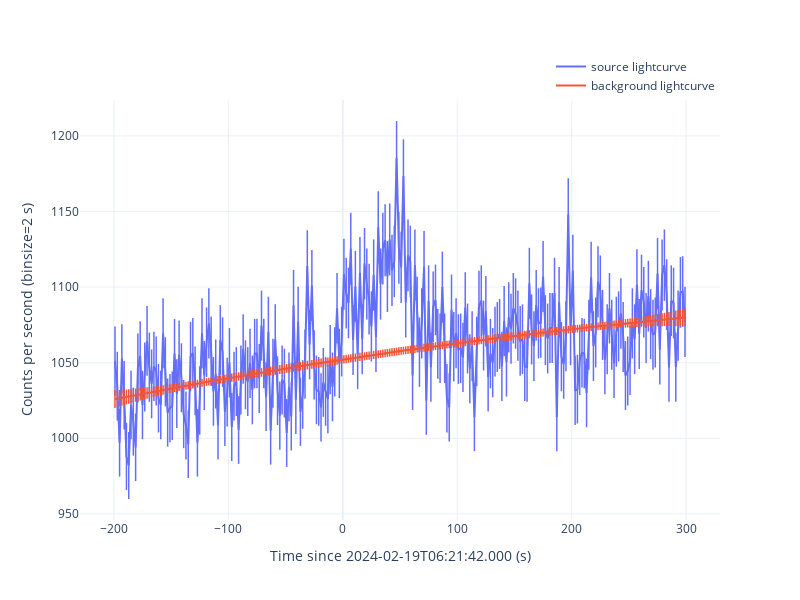
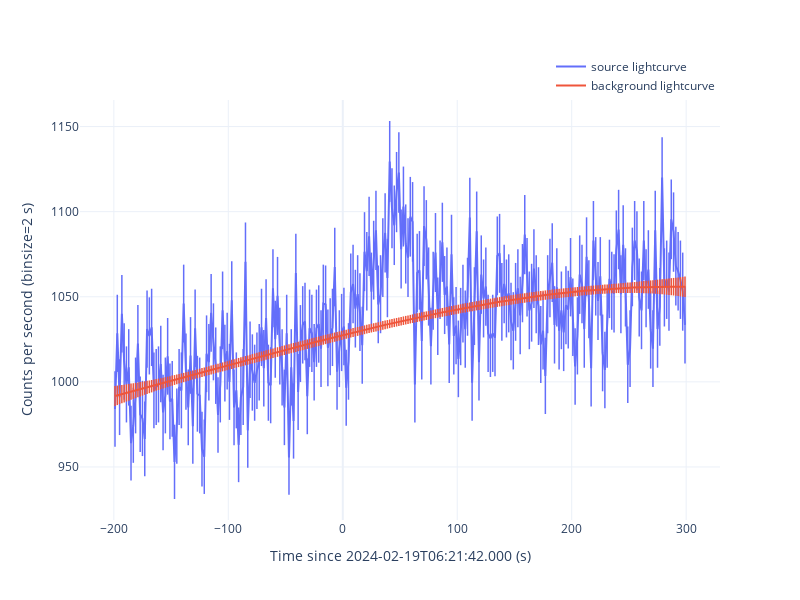
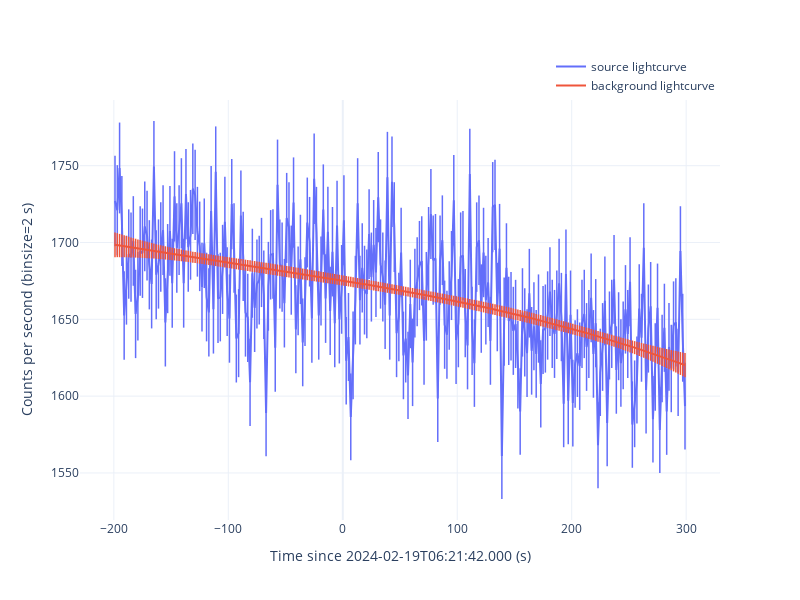

These figures' notebook cell, in order:
### Code cell
for det in ['n9', 'na', 'b1']:
    gbm_tte = gbmTTE(gbm_rtv.rtv_res['tte'][det])
    gbm_tte.timezero = fermi_met
    gbm_tte.filter_time([-200, 300])
    if det[0] == 'n':
        gbm_tte.filter_energy([8, 900])
    else:
        gbm_tte.filter_energy([300, 38000])

    print(msg_format(f'extract light curve for {det}'))
    
    gbm_tte.lc_binsize = 2
    gbm_tte.extract_curve(savepath=f'./{det}/curve', show=True)

### Figure 1 — Plotly figure (JSON) as saved in the notebook; plotly's stock layout.template omitted (floating-point values rounded to 4 significant figures; data arrays with more than 128 entries replaced by an {"elided": "..."} marker saying what was removed)
{"data": [{"error_y": {"array": {"elided": "250 float values"}, "thickness": 1.5, "type": "data", "width": 0}, "marker": {"size": 0, "symbol": "cross-thin"}, "mode": "lines+markers", "name": "source lightcurve", "showlegend": true, "type": "scatter", "x": {"elided": "250 int values"}, "y": {"elided": "250 float values"}}, {"error_y": {"array": {"elided": "250 float values"}, "thickness": 1.5, "type": "data", "width": 0}, "marker": {"size": 0, "symbol": "cross-thin"}, "mode": "lines+markers", "name": "background lightcurve", "showlegend": true, "type": "scatter", "x": {"elided": "250 int values"}, "y": {"elided": "250 float values"}}], "layout": {"height": 600, "legend": {"x": 1, "xanchor": "right", "y": 1, "yanchor": "bottom"}, "width": 800, "xaxis": {"title": {"text": "Time since 2024-02-19T06:21:42.000 (s)"}}, "yaxis": {"title": {"text": "Counts per second (binsize=2 s)"}}}}

### Figure 2 — Plotly figure (JSON) as saved in the notebook; plotly's stock layout.template omitted (floating-point values rounded to 4 significant figures; data arrays with more than 128 entries replaced by an {"elided": "..."} marker saying what was removed)
{"data": [{"error_y": {"array": {"elided": "250 float values"}, "thickness": 1.5, "type": "data", "width": 0}, "marker": {"size": 0, "symbol": "cross-thin"}, "mode": "lines+markers", "name": "source lightcurve", "showlegend": true, "type": "scatter", "x": {"elided": "250 int values"}, "y": {"elided": "250 float values"}}, {"error_y": {"array": {"elided": "250 float values"}, "thickness": 1.5, "type": "data", "width": 0}, "marker": {"size": 0, "symbol": "cross-thin"}, "mode": "lines+markers", "name": "background lightcurve", "showlegend": true, "type": "scatter", "x": {"elided": "250 int values"}, "y": {"elided": "250 float values"}}], "layout": {"height": 600, "legend": {"x": 1, "xanchor": "right", "y": 1, "yanchor": "bottom"}, "width": 800, "xaxis": {"title": {"text": "Time since 2024-02-19T06:21:42.000 (s)"}}, "yaxis": {"title": {"text": "Counts per second (binsize=2 s)"}}}}

### Figure 3 — Plotly figure (JSON) as saved in the notebook; plotly's stock layout.template omitted (floating-point values rounded to 4 significant figures; data arrays with more than 128 entries replaced by an {"elided": "..."} marker saying what was removed)
{"data": [{"error_y": {"array": {"elided": "250 float values"}, "thickness": 1.5, "type": "data", "width": 0}, "marker": {"size": 0, "symbol": "cross-thin"}, "mode": "lines+markers", "name": "source lightcurve", "showlegend": true, "type": "scatter", "x": {"elided": "250 int values"}, "y": {"elided": "250 float values"}}, {"error_y": {"array": {"elided": "250 float values"}, "thickness": 1.5, "type": "data", "width": 0}, "marker": {"size": 0, "symbol": "cross-thin"}, "mode": "lines+markers", "name": "background lightcurve", "showlegend": true, "type": "scatter", "x": {"elided": "250 int values"}, "y": {"elided": "250 float values"}}], "layout": {"height": 600, "legend": {"x": 1, "xanchor": "right", "y": 1, "yanchor": "bottom"}, "width": 800, "xaxis": {"title": {"text": "Time since 2024-02-19T06:21:42.000 (s)"}}, "yaxis": {"title": {"text": "Counts per second (binsize=2 s)"}}}}
